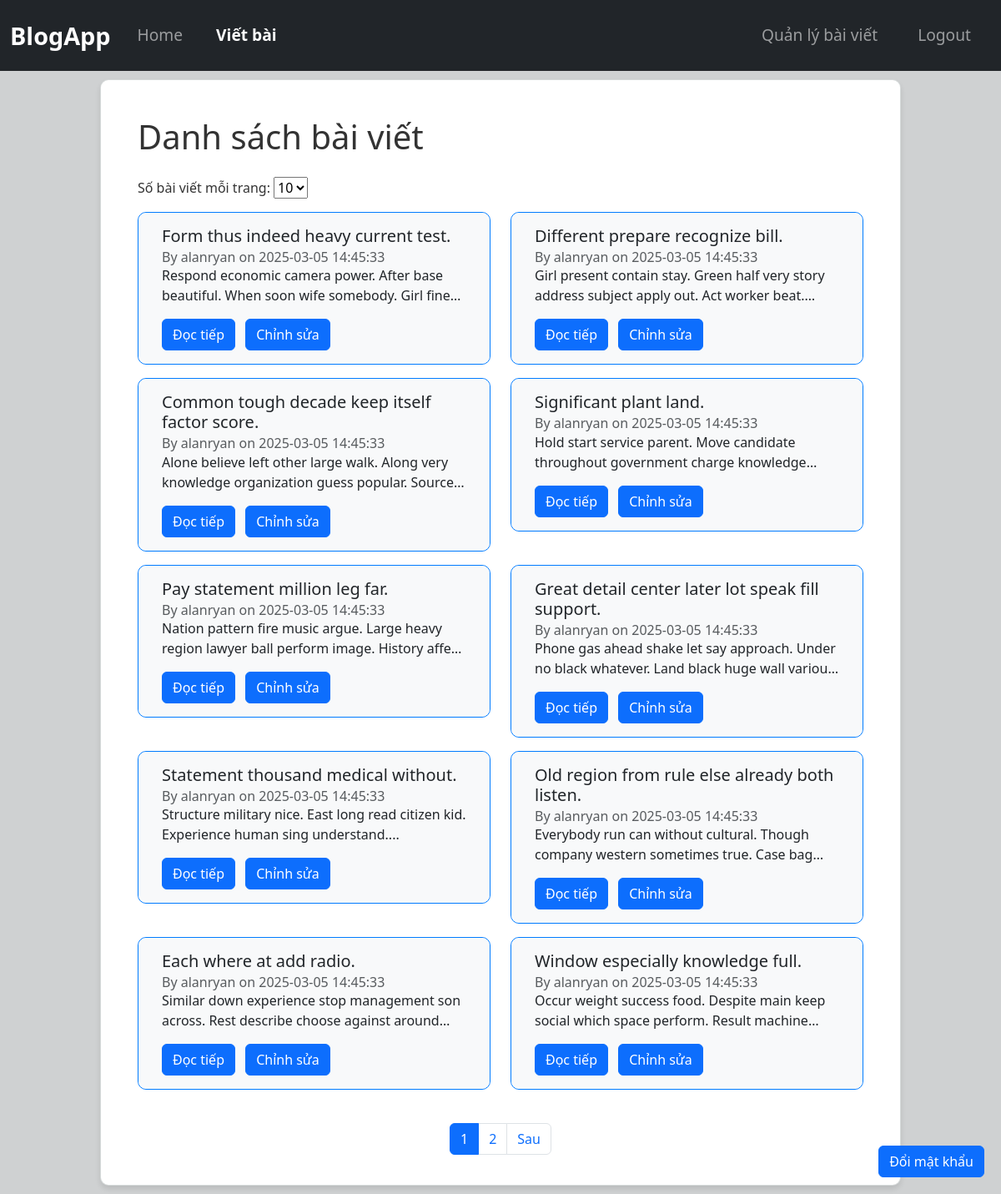
Screenshot of /posts-management (signed in) with the database file from the repository.
### tables this page shows
CREATE TABLE posts (
            id INTEGER PRIMARY KEY AUTOINCREMENT,
            title TEXT NOT NULL,
            content TEXT NOT NULL,
            username TEXT,
            date_posted TIMESTAMP DEFAULT CURRENT_TIMESTAMP
        );

### app/routes_post.py (the view, shortened to what this page needs)
@post_bp.route("/posts-management",methods = ["POST","GET"])
@login_required
def posts_management():
    page = request.args.get("page", 1, type=int)
    per_page = request.args.get("per_page", 10, type=int)
    db = get_db()
    total_posts = db.execute("SELECT COUNT(*) FROM posts where username = ?",(current_user.username,)).fetchone()[0]
    total_pages = (total_posts + per_page - 1) // per_page
    posts = db.execute(
        "SELECT * FROM posts WHERE username = ? ORDER BY date_posted DESC LIMIT ? OFFSET ?",
        (current_user.username,per_page, (page - 1) * per_page)
    ).fetchall()
    posts_del_id = request.args.getlist("delete_post")
    return render_template("posts_management.html",per_page = per_page,posts = posts,page = page,total_pages = total_pages,current_user = current_user)

### app/__init__.py (called while the page is built)
def create_app():
    app = Flask(__name__)
    app.config["SECRET_KEY"] = "dev"
    app.teardown_appcontext(close_db)
    login_manager = LoginManager()
    login_manager.init_app(app)
    @login_manager.user_loader
    def load_user(user_id):
        user = get_user_by_id(user_id)
        if user is None:
            return None
        return User(user['id'], user['username'], user['email'], user['is_admin'], user['is_ban'])
    from app.routes_account import user_bp
    from app.routes_post import post_bp
    app.register_blueprint(post_bp)
    app.register_blueprint(user_bp)
    return app

### app/db.py (called while the page is built)
def get_db():
    if "db" not in g:
        g.db = sqlite3.connect(DATABASE)
        g.db.row_factory = sqlite3.Row  # Trả về dict thay vì tuple
    return g.db

def get_user_by_id(user_id):
    db = get_db()
    user = db.execute("SELECT * FROM users WHERE id = ?", (user_id,)).fetchone()
    return user if user else None

### app/templates/posts_management.html (shortened to what this page needs)
{% extends "base.html" %}
{% block content %}
    <div class="container">
        <h1 class="mb-4">Danh sách bài viết</h1>
        <form method="GET" action="{{ url_for('post_bp.posts_management') }}" class="mb-3">
            <label for="per_page">Số bài viết mỗi trang:</label>
            <select name="per_page" id="per_page" onchange="this.form.submit()">
                <option value="10" {% if per_page == 10 %}selected{% endif %}>10</option>
            </select>
        </form>
        <form method="GET" action="{{url_for('post_bp.posts_management')}}">
            <div class="row">
                {% for post in posts %}
                    <div class="col-md-6">
                        <div class="card mb-3">
                            <label>
                                <div class="card-body" style="display: flex;align-items: center;justify-content: space-between;gap: 10px;">
                                    <div class="container">
                                        <h5 class="card-title">{{ post.title }}</h5>
                                        <h6 class="card-subtitle text-muted">
                                            By {{ post.username }} on {{ post.date_posted  }}
                                        </h6>
                                        <p class="post-preview">
                                            {{ post.content|replace('\n', '<br>') | safe }}...
                                        </p>
                                        <a href="{{ url_for('post_bp.post_detail', post_id=post.id) }}" class="btn btn-primary">Đọc tiếp</a>
                                        <a href="{{ url_for('post_bp.edit_post', post_id=post.id) }}" class="btn btn-primary ms-2">
                                             Chỉnh sửa
                                        </a>
                                    </div>
                                </div>
                            </label>
                        </div>
                    </div>
                {% else %}
                    <p>Không có bài viết nào.</p>
                {% endfor %}
            </div>
        </form>
        <nav aria-label="Page navigation">
            <ul class="pagination justify-content-center mt-4">
                {% for p in range(1, total_pages + 1) %}
                    {% if p in [1,2,page-1,page,page+1,total_pages-1,total_pages]%}
                        <li class="page-item {% if p == page %}active{% endif %}">
                            <a class="page-link" href="{{ url_for('post_bp.posts_management', page=p, per_page = per_page) }}">{{ p }}</a>
                        </li>
                    {%elif p in [page - 2, page + 2]%}
                        <li class="page-item disabled"><a class="page-link">...</a></li>
                    {%endif%}
                {% endfor %}
                {% if page < total_pages %}
                    <li class="page-item">
                        <a class="page-link" href="{{ url_for('post_bp.posts_management', page=page+1, per_page = per_page) }}">Sau</a>
                    </li>
                {% endif %}
            </ul>
        </nav>
    </div>
{% endblock %}

### app/static/css/style.css (style rules this page uses)
body { background-color: #cfd1d2; color: #333333; }
.mb-3 { border-radius: 10px; border-color: #007BFF ; }
.card-body { border-radius: 10px; border: 1px ; overflow: hidden; background-color: #F8F9FA ; }
.container { max-width: 1200px; }
.post-preview { display: -webkit-box; -webkit-line-clamp: 2; -webkit-box-orient: vertical; overflow: hidden; text-overflow: ellipsis; max-height: 3em; }

### rows the page displays
posts: title "Form thus indeed heavy current test.", username "alanryan", date_posted "2025-03-05 14:45:33", content "Respond economic camera power. After base beautiful. When soon wife somebody. Girl…"
posts: title "Different prepare recognize bill.", username "alanryan", date_posted "2025-03-05 14:45:33", content "Girl present contain stay. Green half very story address subject apply out. Act worker…"
posts: title "Common tough decade keep itself factor score.", username "alanryan", date_posted "2025-03-05 14:45:33", content "Alone believe left other large walk. Along very knowledge organization guess popular.…"
posts: title "Significant plant land.", username "alanryan", date_posted "2025-03-05 14:45:33", content "Hold start service parent. Move candidate throughout government charge…"
posts: title "Pay statement million leg far.", username "alanryan", date_posted "2025-03-05 14:45:33", content "Nation pattern fire music argue. Large heavy region lawyer ball perform image. History…"
posts: title "Great detail center later lot speak fill support.", username "alanryan", date_posted "2025-03-05 14:45:33", content "Phone gas ahead shake let say approach. Under no black whatever. Land black huge wall…"
posts: title "Statement thousand medical without.", username "alanryan", date_posted "2025-03-05 14:45:33", content "Structure military nice. East long read citizen kid. Experience human sing understand."
posts: title "Old region from rule else already both listen.", username "alanryan", date_posted "2025-03-05 14:45:33", content "Everybody run can without cultural. Though company western sometimes true. Case…"
posts: title "Each where at add radio.", username "alanryan", date_posted "2025-03-05 14:45:33", content "Similar down experience stop management son across. Rest describe choose against…"
posts: title "Window especially knowledge full.", username "alanryan", date_posted "2025-03-05 14:45:33", content "Occur weight success food. Despite main keep social which space perform. Result…"

### other values shown
{{ p }} "1" "2"
